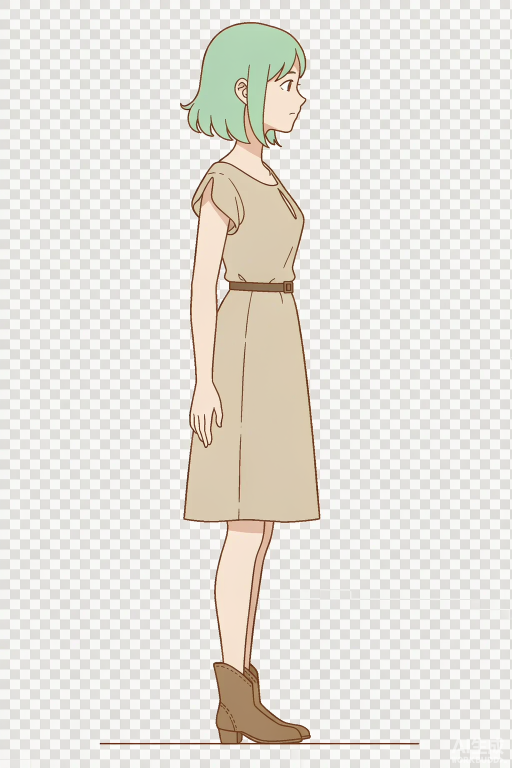
#> input picture repro/p1/art/gen/Anime_game_character_reference_2026-10-21T13-55-27.png, 1024 x 1536 px (shown at 1/2 size)
$ python measure.py
#> lines starting #> are read from the running program, lines starting #| are printed output that depends on the picture; after the words box and inside, x2 and y2 are one past the last pixel; in counts of white or black regions, pixels touching at a corner belong together
"""测量参考图与四件部件图的关键尺寸，输出 measurements.json。

两个坑先处理掉：
1. ImageGen 的“透明背景”实际是画上去的棋盘格（白 / 浅灰方块），不是 alpha；
   这里按「灰色 + 亮」判定背景并挖掉，再用颜色直方图找主色。
2. 右下角有 “AI生成” 水印，直接清掉（部件都居中，不影响主体）。

没有目测估值：主色 bbox 就是头发 / 裙子 / 皮肤 / 靴子的实际范围。
"""
import json
import os

import numpy as np
from PIL import Image

HERE = os.path.dirname(os.path.abspath(__file__))
GEN = os.path.join(HERE, "art", "gen")
REF = os.path.join(GEN, "Anime_game_character_reference_2026-10-21T13-55-27.png")
PARTS = {
    "head": os.path.join(GEN, "Isolate_ONLY_the_head_and_neck_2026-10-21T13-56-39.png"),
    "dress": os.path.join(GEN, "Isolate_ONLY_the_dress_of_this_2026-10-21T13-58-32.png"),
    "arm": os.path.join(GEN, "Isolate_ONLY_one_bare_arm_with_2026-10-21T13-59-35.png"),
    "leg": os.path.join(GEN, "Isolate_ONLY_one_bare_leg_with_2026-10-21T14-00-37.png"),
}


def load(path):
    return np.array(Image.open(path).convert("RGBA")).astype(np.int16)


def strip_background(a):
    """挖掉棋盘格背景、地平线与水印，返回 RGBA（uint8）。"""
    rgb = a[..., :3].astype(np.int16)
    mx, mn = rgb.max(-1), rgb.min(-1)
    fg = ~((mx - mn <= 11) & (mn >= 196))         # 白 / 浅灰棋盘格（含抗锯齿边）
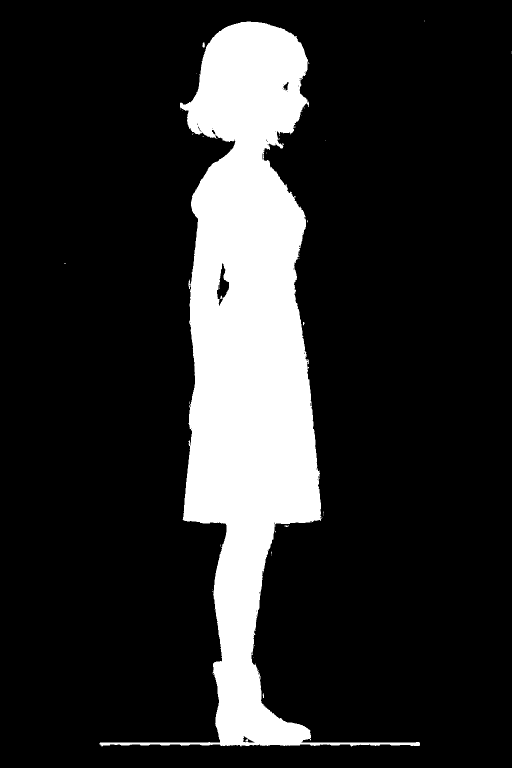
#> fg: shape (1536, 1024) bool (shown at 1/2 size); 16.4% white; 55 white regions (53 under 20 px), largest, box (x1, y1, x2, y2) and area: (199, 43, 840, 1493) 256998, (405, 85, 410, 95) 39
    out = a.copy()
    out[..., 3][~fg] = 0
    h, w = out.shape[:2]
#> h = 1536; w = 1024
    out[h - 96:h, w - 170:w, 3] = 0                # 右下角 “AI生成” 水印
    # 地平线：底部附近一条几乎横贯全图的细线
    for y in range(int(h * 0.86), h):
        if (out[y, :, 3] > 128).sum() > w * 0.55:
            out[max(0, y - 2):y + 3, :, 3] = 0
    # 去掉孤立噪点，再只留够大的连通块
    from scipy import ndimage
    solid = ndimage.binary_opening(out[..., 3] > 128, np.ones((3, 3)))
#> solid: shape (1536, 1024) bool; 16.1% white; 5 white regions (3 under 20 px), largest, box (x1, y1, x2, y2) and area: (360, 43, 642, 1483) 252623, (405, 85, 409, 95) 34
    lab, n = ndimage.label(solid)
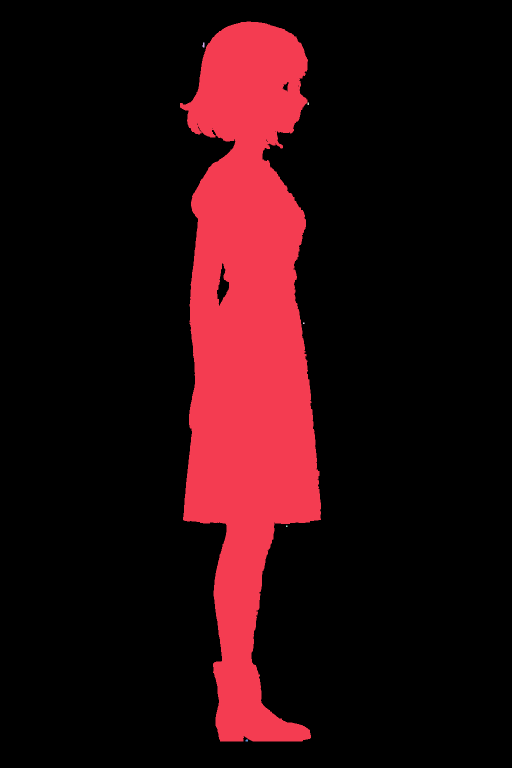
#> lab: shape (1536, 1024) int32 (shown at 1/2 size); 7 distinct labels, from 0 to 6; one colour per label, 0 black
#> n = 6
    if n:
        sizes = ndimage.sum(solid, lab, range(1, n + 1))
#> sizes = [252608, 34, 15, 9, 9, 19]
        keep = {i + 1 for i, s in enumerate(sizes) if s >= 1500}
#> keep = 1 item
        kill = (lab > 0) & ~np.isin(lab, list(keep))
#> kill: shape (1536, 1024) bool; 0.01% white; 5 white regions (4 under 20 px), largest, box (x1, y1, x2, y2) and area: (405, 85, 409, 95) 34
        out[..., 3][kill] = 0
    return out.astype(np.uint8)
#> in measure, `alpha = a[..., 3] > 128`: alpha: shape (1536, 1024) bool; 16.1% white; 84 white regions (83 under 20 px), largest, box (x1, y1, x2, y2) and area: (360, 43, 643, 1483) 253250


def bbox(mask):
    ys, xs = np.where(mask)
    if len(xs) == 0:
        return None
    return [int(xs.min()), int(ys.min()), int(xs.max()) + 1, int(ys.max()) + 1]


def dominant(a, k=8):
    """按 8 级量化统计主色，返回 [(count, [r,g,b])]，忽略 alpha=0。"""
#> called with k = 8
    solid = a[..., 3] > 200
    q = (a[..., :3][solid] // 8 * 8)
    if len(q) == 0:
        return []
    uniq, cnt = np.unique(q.reshape(-1, 3), axis=0, return_counts=True)
#> uniq = 1233 rows, first 8: [24, 0, 0], [32, 8, 0], [40, 0, 0], [40, 8, 0], [40, 8, 8], [40, 16, 0], [40, 16, 8], [40, 16, 16]; cnt = 1233 values, max 90887 at index 1040, min 1 at index 0, mean 205.6
    order = np.argsort(-cnt)[:k]
#> order = [1040, 1186, 793, 1039, 631, 1185, 992, 1215]
    return [[int(cnt[i]), [int(v) for v in uniq[i]]] for i in order]


def close_mask(a, color, tol=14):
#> called with tol = 14
    rgb = a[..., :3].astype(np.float32)
    d = np.abs(rgb - np.array(color, np.float32)).max(-1)
    return (d < tol) & (a[..., 3] > 200)
#> returned value: shape (1536, 1024) bool; 7.6% white; 848 white regions (832 under 20 px), largest, box (x1, y1, x2, y2) and area: (371, 581, 637, 1042) 88487, (386, 326, 606, 565) 28446, (489, 279, 521, 316) 383


def measure(path):
    a = strip_background(load(path))
    alpha = a[..., 3] > 128
    out = {"size": [int(a.shape[1]), int(a.shape[0])],
           "bbox": bbox(alpha), "dominant": dominant(a)}
    out["boxes"] = {f"{i}_{c[0]}_{c[1]}_{c[2]}": bbox(close_mask(a, c)) for i, (_, c) in enumerate(out["dominant"][:6])}
#> in close_mask (call 2), `return (d < tol) & (a[..., 3] > 200)`: returned value: shape (1536, 1024) bool; 3% white; 615 white regions (566 under 20 px), largest, box (x1, y1, x2, y2) and area: (382, 403, 455, 888) 18737, (432, 1061, 525, 1346) 15641, (528, 134, 609, 263) 5813
#> in close_mask (call 3), `return (d < tol) & (a[..., 3] > 200)`: returned value: shape (1536, 1024) bool; 1.8% white; 7 white regions (4 under 20 px), largest, box (x1, y1, x2, y2) and area: (380, 49, 608, 287) 28460, (535, 262, 549, 286) 214, (372, 211, 381, 217) 26
#> in close_mask (call 4), `return (d < tol) & (a[..., 3] > 200)`: returned value: shape (1536, 1024) bool; 7.6% white; 710 white regions (694 under 20 px), largest, box (x1, y1, x2, y2) and area: (371, 581, 638, 1042) 88015, (386, 326, 606, 565) 28487, (479, 228, 522, 316) 881
#> in close_mask (call 5), `return (d < tol) & (a[..., 3] > 200)`: returned value: shape (1536, 1024) bool; 0.86% white; 862 white regions (853 under 20 px), largest, box (x1, y1, x2, y2) and area: (432, 1333, 602, 1481) 10627, (507, 1364, 567, 1449) 607, (439, 1459, 473, 1483) 587
#> in close_mask (call 6), `return (d < tol) & (a[..., 3] > 200)`: returned value: shape (1536, 1024) bool; 2.9% white; 884 white regions (865 under 20 px), largest, box (x1, y1, x2, y2) and area: (382, 402, 455, 893) 18639, (432, 1061, 525, 1346) 15457, (528, 131, 609, 263) 5808
    return a, out


def main():
    imgs = {}
    imgs["ref"], ref = measure(REF)
#> ref = 4 items
    res = {"ref": ref, "parts": {}}
    for name, p in PARTS.items():
        imgs[name], res["parts"][name] = measure(p)
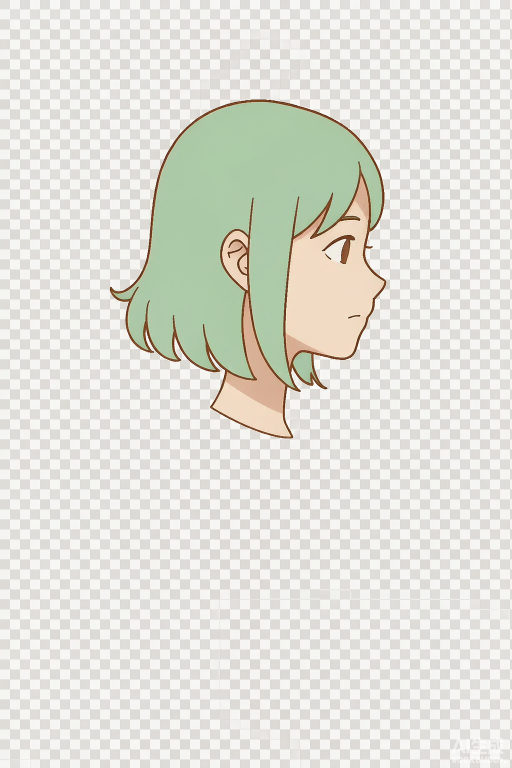
#> input picture repro/p1/art/gen/Isolate_ONLY_the_head_and_neck_2026-10-21T13-56-39.png, 1024 x 1536 px (shown at 1/2 size)
#> in strip_background (call 2), `fg = ~((mx - mn <= 11) & (mn >= 196))`: fg: shape (1536, 1024) bool; 15.6% white; 77 white regions (75 under 20 px), largest, box (x1, y1, x2, y2) and area: (218, 198, 779, 878) 245483, (249, 666, 253, 672) 20
#> in strip_background (call 2), `out[..., 3][~fg] = 0`:
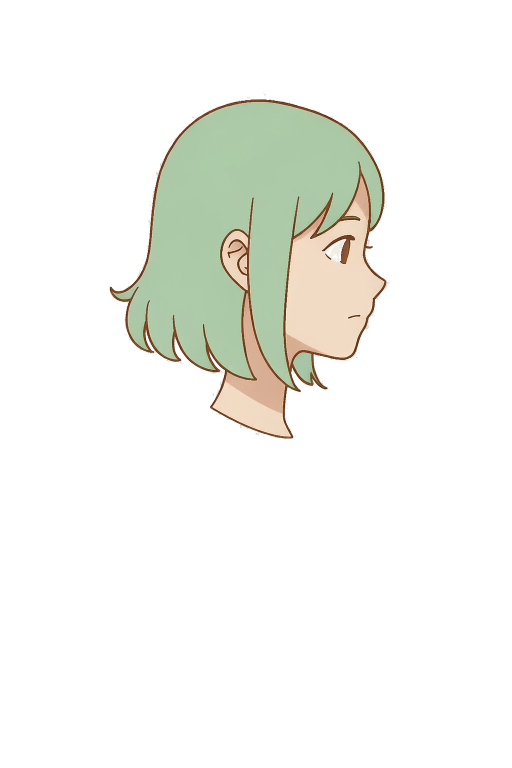
#> out: shape (1536, 1024, 4) int16 (shown at 1/2 size); mean R, G, B, A 225.7, 225.8, 218, 39.8; transparent parts drawn white
#> in strip_background (call 2), `solid = ndimage.binary_opening(out[..., 3] > 128, np.ones((3, 3)))`: solid: shape (1536, 1024) bool; 15.6% white; 3 white regions (2 under 20 px), largest, box (x1, y1, x2, y2) and area: (219, 198, 775, 878) 245215
#> in strip_background (call 2), `lab, n = ndimage.label(solid)`:
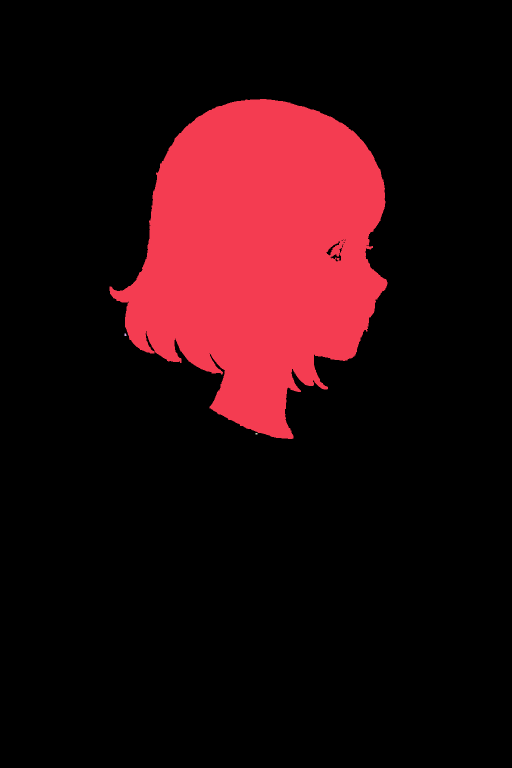
#> lab: shape (1536, 1024) int32 (shown at 1/2 size); 4 distinct labels, from 0 to 3; one colour per label, 0 black
#> in strip_background (call 2), `lab, n = ndimage.label(solid)`: n = 3
#> in strip_background (call 2), `sizes = ndimage.sum(solid, lab, range(1, n + 1))`: sizes = [245215, 18, 12]
#> in strip_background (call 2), `kill = (lab > 0) & ~np.isin(lab, list(keep))`: kill: shape (1536, 1024) bool; 0% white; 2 white regions (2 under 20 px)
#> in measure (call 2), `alpha = a[..., 3] > 128`: alpha: shape (1536, 1024) bool; 15.6% white; 78 white regions (77 under 20 px), largest, box (x1, y1, x2, y2) and area: (218, 198, 779, 878) 245470
#> in dominant (call 2), `uniq, cnt = np.unique(q.reshape(-1, 3), axis=0, return_counts=True)`: uniq = 1182 rows, first 8: [32, 0, 0], [32, 8, 0], [40, 0, 0], [40, 8, 0], [40, 16, 8], [48, 8, 0], [48, 16, 0], [48, 16, 8]; cnt = 1182 values, max 71536 at index 722, min 1 at index 0, mean 207.8
#> in close_mask (call 7), `return (d < tol) & (a[..., 3] > 200)`: returned value: shape (1536, 1024) bool; 9.7% white; 12 white regions (10 under 20 px), largest, box (x1, y1, x2, y2) and area: (231, 205, 764, 772) 151893, (588, 706, 625, 765) 1427
#> in close_mask (call 8), `return (d < tol) & (a[..., 3] > 200)`: returned value: shape (1536, 1024) bool; 9.7% white; 24 white regions (22 under 20 px), largest, box (x1, y1, x2, y2) and area: (239, 205, 764, 771) 151489, (588, 706, 625, 763) 1379
#> in close_mask (call 9), `d = np.abs(rgb - np.array(color, np.float32)).max(-1)`:
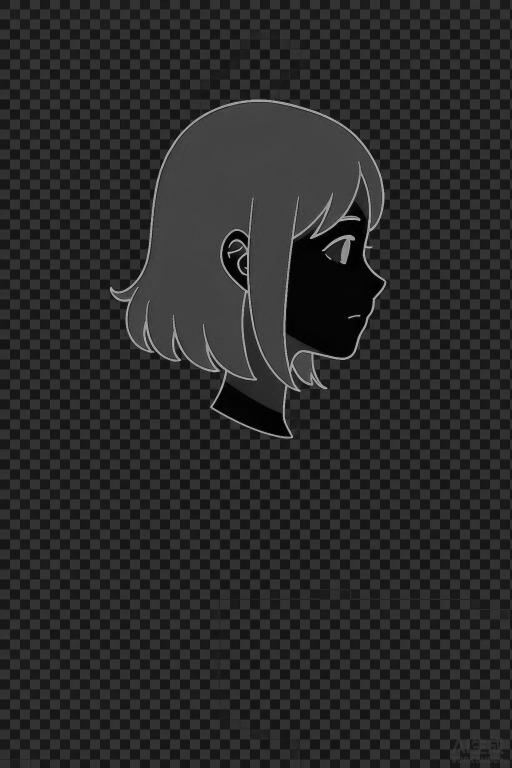
#> d: shape (1536, 1024) float32 (shown at 1/2 size); min 0, max 213, mean 40.7
#> in close_mask (call 9), `return (d < tol) & (a[..., 3] > 200)`:
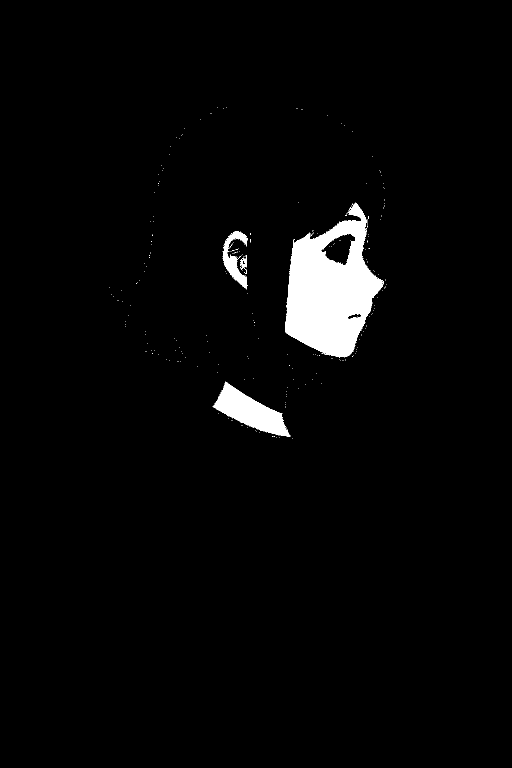
#> returned value: shape (1536, 1024) bool (shown at 1/2 size); 2.9% white; 252 white regions (248 under 20 px), largest, box (x1, y1, x2, y2) and area: (571, 405, 768, 715) 35239, (427, 763, 581, 873) 7200, (445, 462, 496, 578) 2180, (480, 510, 494, 548) 178
    json.dump(res, open(os.path.join(HERE, "measurements.json"), "w"), indent=1)
    print(json.dumps(res, indent=1))
#> (printed output is left out)
    # 顺便把清理后的图存下来给后续拼装用
    outdir = os.path.join(HERE, "art", "clean")
    os.makedirs(outdir, exist_ok=True)
    for name, a in imgs.items():
        Image.fromarray(a, "RGBA").save(os.path.join(outdir, f"{name}.png"))
#> this loop made 5 passes
#> name on passes 1 to 5: 'ref', 'head', 'dress', 'arm', 'leg'


if __name__ == "__main__":
    main()
